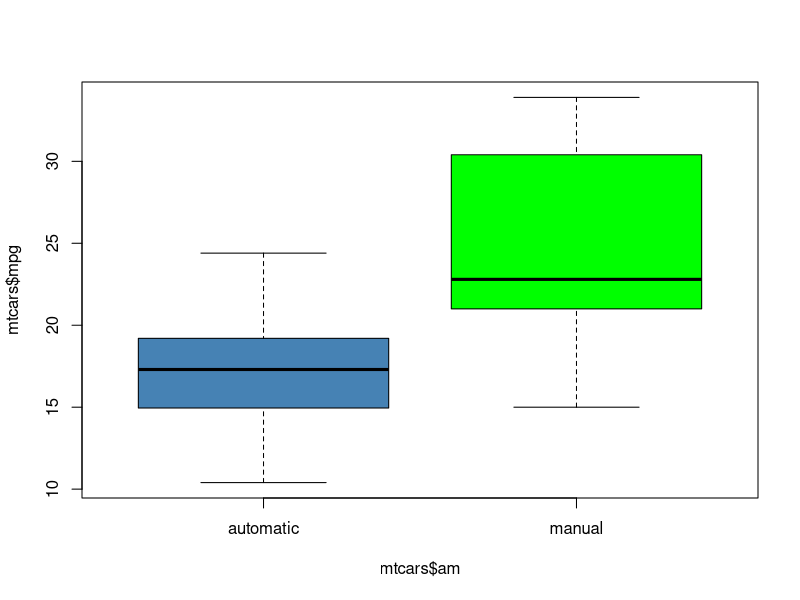
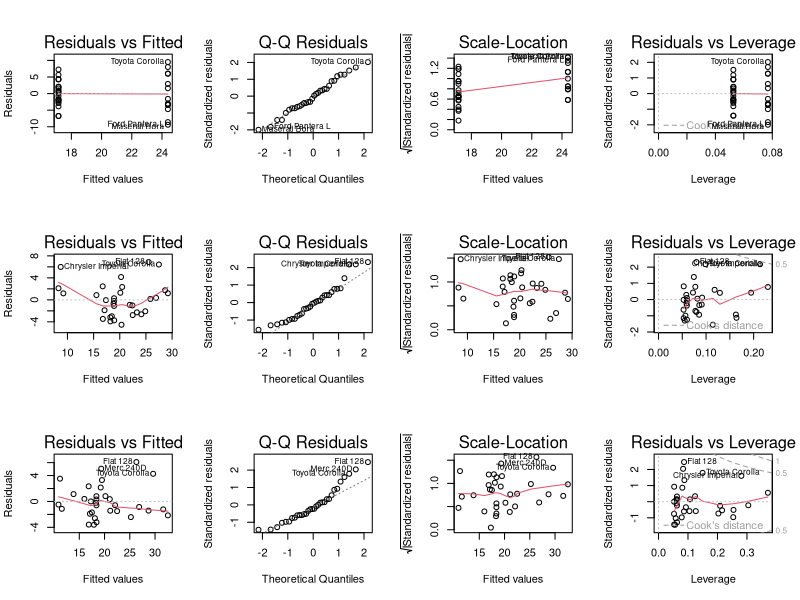
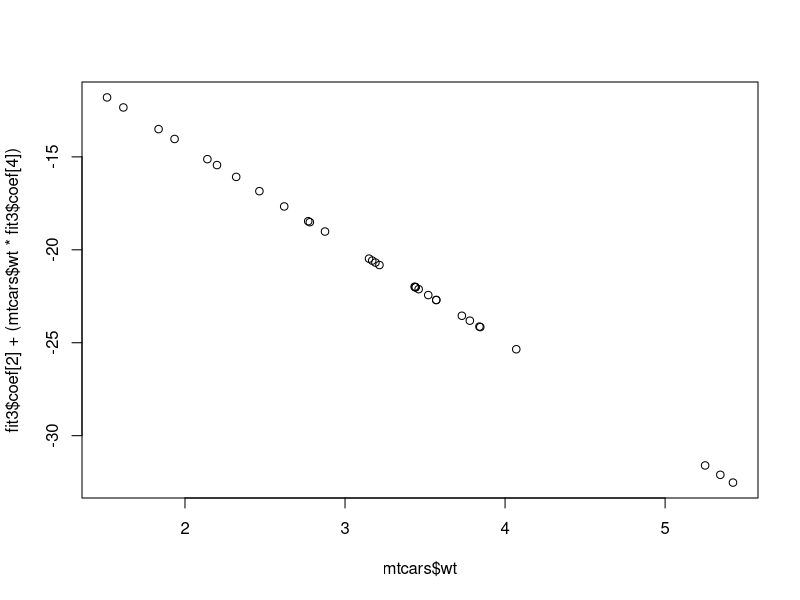

Write the R code that produced these figures, in order.
## ---- chunk 1

library(datasets)
data(mtcars)

## ---- chunk 2
names(mtcars)

## ---- chunk 3
class(mtcars$am)

mtcars$am[mtcars$am == 0] <- "automatic"
mtcars$am[mtcars$am == 1] <- "manual"

mtcars$am = as.factor(mtcars$am)
## ---- chunk 4
mpgAuto <- mtcars$mpg[mtcars$am == "automatic"]
mpgManual <- mtcars$mpg[mtcars$am == "manual"]

comparison = t.test(x = mpgAuto, y=mpgManual, paired=F)

comparison$p.value
comparison$conf_int[1]

## ---- chunk 5

fit1 = lm(mpg ~ am, data=mtcars)
fit1$coef

## ---- chunk 6

fit2 = lm(mpg ~ wt + am, data=mtcars)

## ---- chunk 7

fit2$coef

## ---- chunk 8

fit3 = lm(mpg ~ wt + am + (wt * am), data=mtcars)

## ---- chunk 9
fit3$coef

## ---- chunk 10

varCompare <- anova(fit1, fit2, fit3)
varCompare

names(varCompare)
## ---- chunk 11
boxplot(mtcars$mpg ~ mtcars$am, col=c("steelblue", "green"), plot=T)
## ---- chunk 12

par(mfrow = c(3, 4))
plot(fit1)
plot(fit2)
plot(fit3)
## ---- chunk 13
par(mfrow = c(1, 1))
plot(mtcars$wt, fit3$coef[2] + (mtcars$wt * fit3$coef[4]))

